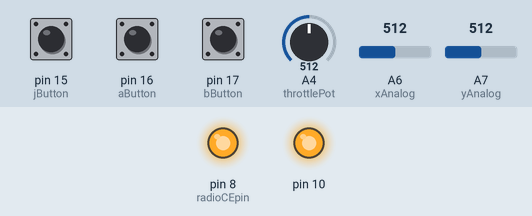
This sketch was run on a simulated Arduino Nano, built with avr-gcc and run on an emulated ATmega328P. On the bench: output pins drawn as LEDs (lit = HIGH). Inputs (shaded band) come from the test bench; at power-on: pin 15 (jButton) HIGH, pin 16 (aButton) HIGH, pin 17 (bButton) HIGH, A4 (throttlePot) = 512, A6 (xAnalog) = 512, A7 (yAnalog) = 512. Pins used as bus, display or sensor lines are not drawn; what the sketch prints to the serial monitor is not drawn.

Above: at 0.1 s.
Timing chart, 0 to 1.6 s (numbered marks = the images above):
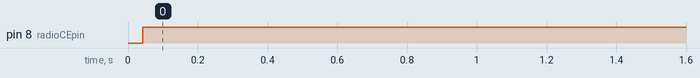

Measured:
- by itself, pin 8 (radioCEpin): LOW → HIGH at 0.04 s

The sketch:

RadioRemoteBed.ino
```cpp
#include <SPI.h>
#include <Mirf.h>
#include <nRF24L01.h>
#include <MirfHardwareSpiDriver.h>

int a, b, j;
int yVal, xVal;
int isUp, isRight;
int throttle;

char * taddr = "switches";

#define throttlePot A4
#define xAnalog A6
#define yAnalog A7

// Equivalent to Analog pins
#define jButton 15
#define aButton 16
#define bButton 17

// On custom PCB's, CE is 7, CSN is 8
#define radioCEpin 8
#define radioCSNpin 7

void setup(){
  Serial.begin(9600);
  Mirf.spi = &MirfHardwareSpi;
  Mirf.init();
  Mirf.setRADDR((byte *)"serv1");
  // N.B.: Same as Receiver
  Mirf.payload = 4;
  Mirf.config();

  // Sets the CSN and CE pins
  Mirf.cePin = radioCEpin;
  Mirf.csnPin = radioCSNpin;

  pinMode(aButton, INPUT);
  pinMode(bButton, INPUT);
  pinMode(jButton, INPUT);

  Serial.println("Listening...");
}

void loop(){
  byte data[Mirf.payload];

  data[0] = byte0();
  data[1] = byte1();
  data[2] = byte2();
  data[3] = byte3();

  Serial.print("j");
  Serial.print(j);
  Serial.print(" a");
  Serial.print(a);
  Serial.print(" b");
  Serial.print(b);
  Serial.print(". ");

  setJoystickVal();
  setButtons();
  setThrottleVal();

  if(!Mirf.isSending()){
    Mirf.setTADDR((byte *)taddr);

    Mirf.send(data);

    Serial.print("Message sent.");

    for(int i = 0; i < Mirf.payload; i++) {
      Serial.print(" ");
      Serial.print(data[i]);
    }
  }
  Serial.println();
}

void setJoystickVal() {
  yVal = analogRead(yAnalog);
  xVal = analogRead(xAnalog);
}

void setThrottleVal() {
  throttle = analogRead(throttlePot);
}

void setButtons() {
  a = !digitalRead(aButton);
  b = !digitalRead(bButton);
  j = !digitalRead(jButton);
}

/////////////////
// PACKET DATA //
/////////////////
// BITS:
// 128
// 64
// 32
// 16     R or L
// 8      U or D
// 4      J
// 2      B
// 1      A

byte byte0() {
  byte x = 0;

  x += a*1 + b*2 + j*4;
  x += isUp * 8;
  x += isRight * 16;

  return x;
}

int getSign(int x) {
  int y;
  if(x < 0)
    y = 0;
  else
    y = 1;
  return y;
}

// Up down
byte byte1() {
  byte n = 0;
  int y512 = map(yVal, 0, 1024, -255, 256);
  isUp = getSign(y512);
  n = abs(y512);
  return n;
}

// Right left
byte byte2() {
  byte n = 0;
  int x512 = map(xVal, 0, 1024, -255, 256);
  isRight = getSign(x512);
  n = abs(x512);
  return n;
}

// Throttle
byte byte3() {
  byte x = map(throttle, 0, 1024, 0, 256);
  return x;
}
```
